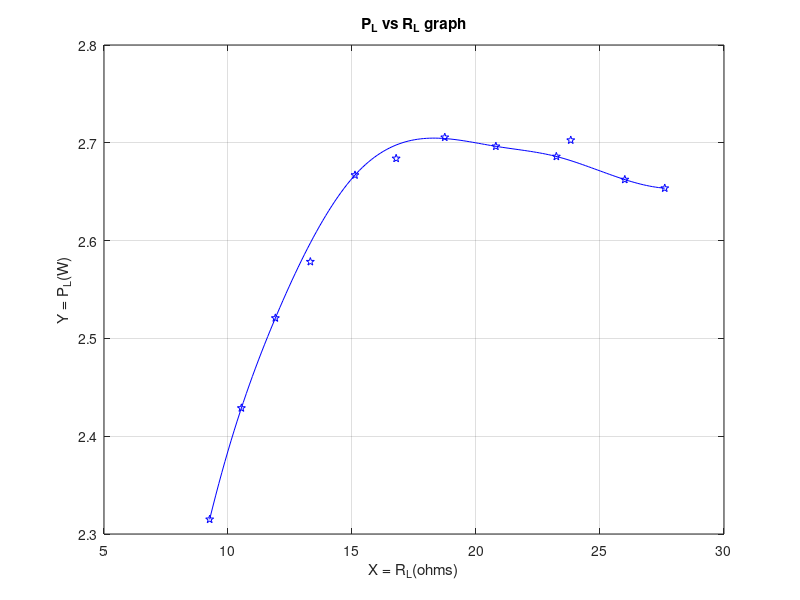

MATLAB code to generate this figure:
XA = [9.26
10.54
11.91
%13.32
15.12
%16.78
%18.74
20.8
23.24
%24.82
26
27.61
];

YA = [2.315
2.4288
2.5208
%2.5784
2.667
%2.684
%2.7056
2.6964
2.686
%2.7027
2.6624
2.6536
];
x1 = [13.32 16.78 18.74 23.82];
y1 = [2.5784 2.684 2.7056 2.7027];
x = XA;
y = YA;
xi = linspace(min(x), max(x), 150);                     % Evenly-Spaced Interpolation Vector
yi = interp1(x, y, xi, 'spline', 'extrap');
figure(1)
plot(x, y, 'bp')

hold on
plot(xi, yi, '-b')

plot(x1,y1,'bp');
grid on
xlabel('X = R_L(ohms)')
ylabel('Y = P_L(W)')
title('P_L vs R_L graph')
 
%legend('Original Data', 'Interpolation', 'Location', 'NE')